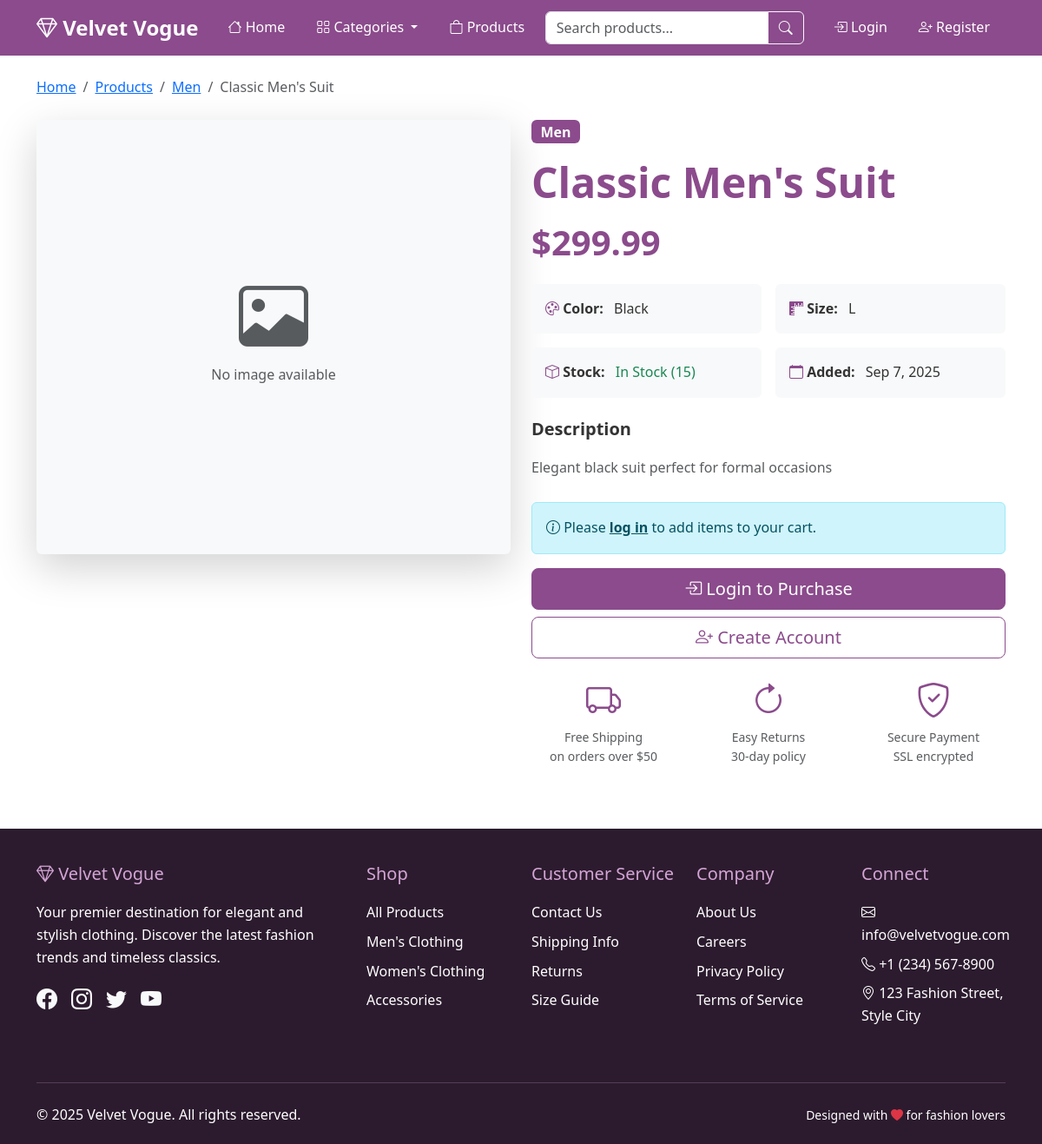
The app's page /product-detail.php?id=1 with its own data.
### tables this page shows
CREATE TABLE products (
    product_id INT AUTO_INCREMENT PRIMARY KEY,
    category_id INT NOT NULL,
    product_name VARCHAR(200) NOT NULL,
    description TEXT,
    price DECIMAL(10, 2) NOT NULL,
    size ENUM('XS', 'S', 'M', 'L', 'XL', 'XXL') DEFAULT 'M',
    color VARCHAR(50),
    image_path VARCHAR(255),
    stock_quantity INT DEFAULT 0,
    created_at TIMESTAMP DEFAULT CURRENT_TIMESTAMP,
    FOREIGN KEY (category_id) REFERENCES categories(category_id) ON DELETE CASCADE
);

CREATE TABLE categories (
    category_id INT AUTO_INCREMENT PRIMARY KEY,
    category_name VARCHAR(100) NOT NULL UNIQUE
);

### includes/products.php (called while the page is built, shortened)
<?php
function getProductsByCategory($category_id)
{
    try {
        $pdo = getDatabaseConnection();
        $stmt = $pdo->prepare("SELECT p.*, c.category_name
                              FROM products p
                              JOIN categories c ON p.category_id = c.category_id
                              WHERE p.category_id = ?
                              ORDER BY p.created_at DESC");
        $stmt->execute([$category_id]);
        return $stmt->fetchAll();
    } catch (PDOException $e) {
        error_log("Error fetching products by category: " . $e->getMessage());
        return [];
    }
}
function getProductDetails($product_id)
{
    try {
        $pdo = getDatabaseConnection();
        $stmt = $pdo->prepare("SELECT p.*, c.category_name
                              FROM products p
                              JOIN categories c ON p.category_id = c.category_id
                              WHERE p.product_id = ?");
        $stmt->execute([$product_id]);
        return $stmt->fetch();
    } catch (PDOException $e) {
        error_log("Error fetching product details: " . $e->getMessage());
        return null;
    }
}

### includes/auth.php (called while the page is built, shortened)
<?php
function isLoggedIn() {
    return isset($_SESSION['logged_in']) && $_SESSION['logged_in'] === true;
}
?>

### product-detail.php (the view, shortened to what this page needs)
<?php
require_once 'includes/products.php';
$product_id = $_GET['id'] ?? '';
$product = getProductDetails($product_id);
require_once 'includes/header.php';
$relatedProducts = getProductsByCategory($product['category_id']);
?>
<div class="container py-4">
    <nav aria-label="breadcrumb" class="mb-4">
        <ol class="breadcrumb">
            <li class="breadcrumb-item"><a href="index.php">Home</a></li>
            <li class="breadcrumb-item"><a href="products.php">Products</a></li>
            <li class="breadcrumb-item">
                <a href="category.php?id=<?php echo $product['category_id']; ?>">
                    <?php echo htmlspecialchars($product['category_name']); ?>
                </a>
            </li>
            <li class="breadcrumb-item active"><?php echo htmlspecialchars($product['product_name']); ?></li>
        </ol>
    </nav>
    <div class="row mb-5">
        <div class="col-lg-6 mb-4">
            <div class="product-image-container">
                <?php if ($product['image_path'] && file_exists('uploads/' . $product['image_path'])): ?>
                    <img src="uploads/<?php echo htmlspecialchars($product['image_path']); ?>"
                         class="img-fluid rounded shadow-lg"
                         alt="<?php echo htmlspecialchars($product['product_name']); ?>"
                         style="width: 100%; height: 500px; object-fit: cover;">
                <?php else: ?>
                    <div class="d-flex align-items-center justify-content-center bg-light rounded shadow-lg"
                         style="width: 100%; height: 500px;">
                        <div class="text-center">
                            <i class="bi bi-image display-1 text-muted"></i>
                            <p class="text-muted mt-2">No image available</p>
                        </div>
                    </div>
                <?php endif; ?>
            </div>
        </div>
        <div class="col-lg-6">
            <div class="product-info">
                <div class="mb-3">
                    <span class="badge bg-primary-custom fs-6">
                        <?php echo htmlspecialchars($product['category_name']); ?>
                    </span>
                </div>
                <h1 class="display-5 fw-bold text-primary-custom mb-3">
                    <?php echo htmlspecialchars($product['product_name']); ?>
                </h1>
                <div class="price-section mb-4">
                    <span class="display-6 fw-bold text-primary-custom">
                        $<?php echo number_format($product['price'], 2); ?>
                    </span>
                </div>
                <div class="product-details mb-4">
                    <div class="row g-3">
                        <div class="col-6">
                            <div class="detail-item p-3 bg-light rounded">
                                <i class="bi bi-palette text-primary-custom"></i>
                                <strong>Color:</strong>
                                <span class="ms-2"><?php echo htmlspecialchars($product['color']); ?></span>
                            </div>
                        </div>
                        <div class="col-6">
                            <div class="detail-item p-3 bg-light rounded">
                                <i class="bi bi-rulers text-primary-custom"></i>
                                <strong>Size:</strong>
                                <span class="ms-2"><?php echo htmlspecialchars($product['size']); ?></span>
                            </div>
                        </div>
                        <div class="col-6">
                            <div class="detail-item p-3 bg-light rounded">
                                <i class="bi bi-box text-primary-custom"></i>
                                <strong>Stock:</strong>
                                <span class="ms-2">
                                    <?php if ($product['stock_quantity'] > 10): ?>
                                        <span class="text-success">In Stock (<?php echo $product['stock_quantity']; ?>)</span>
                                    <?php elseif ($product['stock_quantity'] > 0): ?>
                                        <span class="text-warning">Low Stock (<?php echo $product['stock_quantity']; ?>)</span>
                                    <?php else: ?>
                                        <span class="text-danger">Out of Stock</span>
                                    <?php endif; ?>
                                </span>
                            </div>
                        </div>
                        <div class="col-6">
                            <div class="detail-item p-3 bg-light rounded">
                                <i class="bi bi-calendar text-primary-custom"></i>
                                <strong>Added:</strong>
                                <span class="ms-2"><?php echo date('M j, Y', strtotime($product['created_at'])); ?></span>
                            </div>
                        </div>
                    </div>
                </div>
                <div class="description mb-4">
                    <h5 class="fw-bold mb-3">Description</h5>
                    <p class="text-muted lh-lg">
                        <?php echo nl2br(htmlspecialchars($product['description'])); ?>
                    </p>
                </div>
                <div class="add-to-cart-section">
                    <?php if ($product['stock_quantity'] > 0): ?>
                        <?php if (isLoggedIn()): ?>
                            <div class="d-flex align-items-center gap-3 mb-3">
                                <label for="quantity" class="form-label mb-0 fw-bold">Quantity:</label>
                                <div class="quantity-controls">
                                    <button type="button" class="quantity-btn" onclick="decreaseQuantity()">
                                        <i class="bi bi-dash"></i>
                                    </button>
                                    <input type="number" id="quantity" class="quantity-input" value="1"
                                           min="1" max="<?php echo $product['stock_quantity']; ?>">
                                    <button type="button" class="quantity-btn" onclick="increaseQuantity()">
                                        <i class="bi bi-plus"></i>
                                    </button>
                                </div>
                            </div>
                            <div class="d-grid gap-2">
                                <button class="btn btn-primary-custom btn-lg add-to-cart-btn"
                                        data-product-id="<?php echo $product['product_id']; ?>"
                                        onclick="addToCartWithQuantity()">
                                    <i class="bi bi-cart-plus"></i> Add to Cart
                                </button>
                                <button class="btn btn-outline-primary-custom btn-lg">
                                    <i class="bi bi-heart"></i> Add to Wishlist
                                </button>
                            </div>
                        <?php else: ?>
                            <div class="alert alert-info" role="alert">
                                <i class="bi bi-info-circle"></i>
                                Please <a href="login.php" class="alert-link">log in</a> to add items to your cart.
                            </div>
                            <div class="d-grid gap-2">
                                <a href="login.php" class="btn btn-primary-custom btn-lg">
                                    <i class="bi bi-box-arrow-in-right"></i> Login to Purchase
                                </a>
                                <a href="register.php" class="btn btn-outline-primary-custom btn-lg">
                                    <i class="bi bi-person-plus"></i> Create Account
                                </a>
                            </div>
                        <?php endif; ?>
                    <?php endif; ?>
                </div>
                <div class="additional-info mt-4">
                    <div class="row text-center">
                        <div class="col-4">
                            <i class="bi bi-truck display-6 text-primary-custom"></i>
                            <p class="small text-muted mt-2 mb-0">Free Shipping<br>on orders over $50</p>
                        </div>
                        <div class="col-4">
                            <i class="bi bi-arrow-clockwise display-6 text-primary-custom"></i>
                            <p class="small text-muted mt-2 mb-0">Easy Returns<br>30-day policy</p>
                        </div>
                        <div class="col-4">
                            <i class="bi bi-shield-check display-6 text-primary-custom"></i>
                            <p class="small text-muted mt-2 mb-0">Secure Payment<br>SSL encrypted</p>
                        </div>
                    </div>
                </div>
            </div>
        </div>
    </div>
</div>
<?php require_once 'includes/footer.php'; ?>

### css/style.css (style rules this page uses)
:root { --primary-color: #8B4B8C; --secondary-color: #D4A5D6; --accent-color: #F8E8F9; --dark-color: #2C1B2E; --light-color: #FFFFFF; --text-color: #333333; --border-color: #E0E0E0; --success-color: #28a745; --danger-color: #dc3545; --warning-color: #ffc107; }
body { font-family: 'Segoe UI', Tahoma, Geneva, Verdana, sans-serif; color: var(--text-color); line-height: 1.6; }
.bg-primary-custom { background-color: var(--primary-color) !important; }
.text-primary-custom { color: var(--primary-color) !important; }
.btn-primary-custom { background-color: var(--primary-color); border-color: var(--primary-color); color: var(--light-color); }
.btn-outline-primary-custom { color: var(--primary-color); border-color: var(--primary-color); }

### records on screen
products: category.category_name "Men", product_name "Classic Men's Suit", price "299.99", color "Black", size "L", stock_quantity "15", created_at "Sep 7, 2025", description "Elegant black suit perfect for formal occasions"
